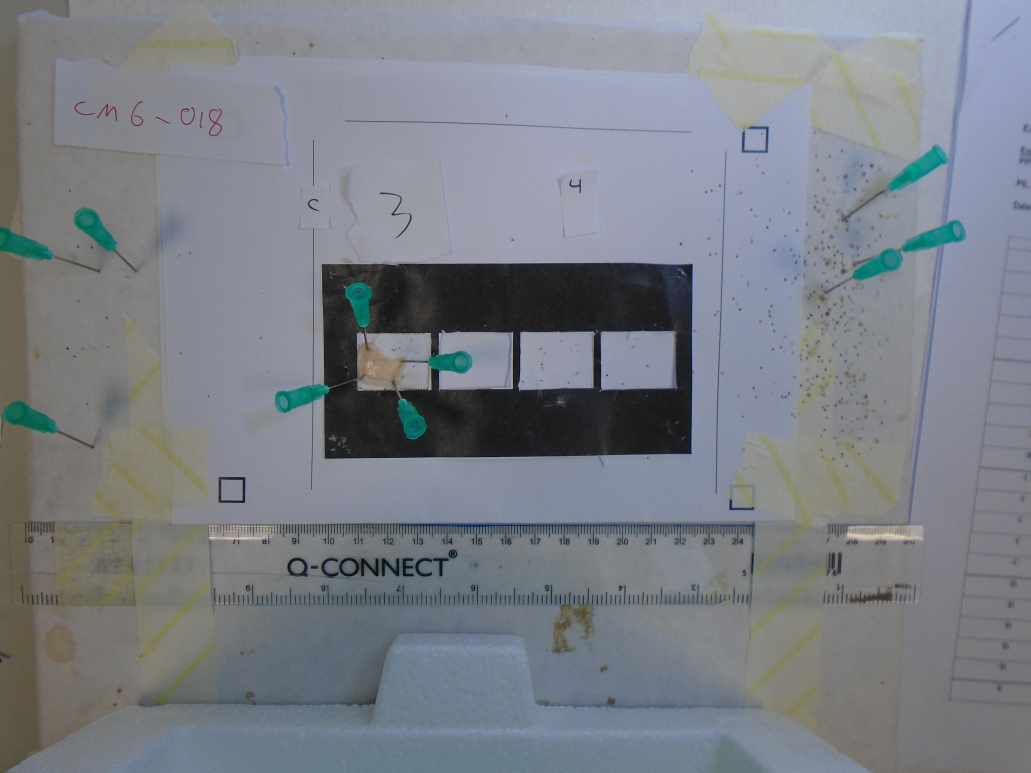
#> input picture data/raw/images/0002.jpg, 5152 x 3864 px (shown at 1/5 size); its folder holds only this picture in this run
$ jupyter execute --allow-errors 01_Preprocessing.ipynb   (shell and % lines are left out)
#> lines starting #> are read from the running program, lines starting #| are printed output that depends on the picture
#> further down, image is the input picture: shape (3864, 5152, 3); mean R, G, B 122.8, 127.5, 134.8
### venomai/preprocess.py
import cv2
import numpy as np

# [10 lines left out: function rescale_image, not called in this run]

def srgb_to_linear(srgb):
    # https://stackoverflow.com/questions/596216/formula-to-determine-perceived-brightness-of-rgb-color/56678483#56678483
    srgb = srgb / 255.0

    upper = ((srgb + 0.055) / 1.055)**2.4
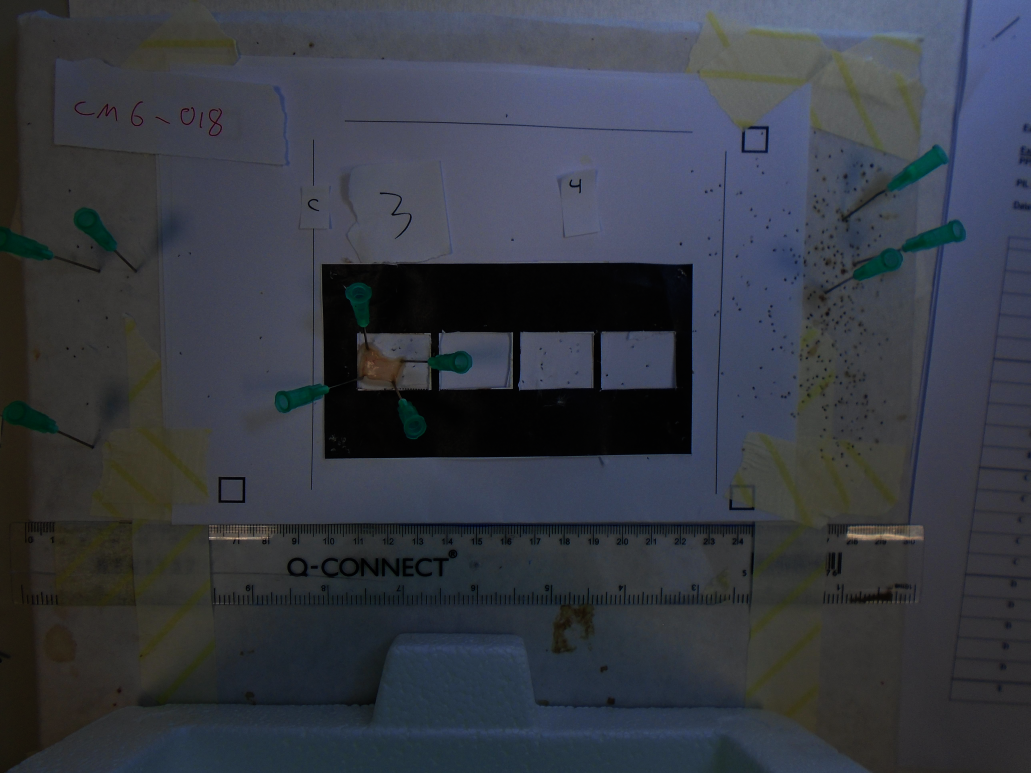
#> upper: shape (3864, 5152, 3) float64 (shown at 1/5 size); mean of channels 0, 1, 2 0.215, 0.231, 0.266; drawn as R, G, B
    lower = srgb / 12.92
    linear = np.where(srgb > 0.04045, upper, lower)

    linear = np.clip(np.round(linear * 255), 0, 255).astype('uint8')
    return linear

# [227 lines left out: functions linear_to_srgb, auto_white_balance, find_black_square, find_all_black_squares, estimate_white_point, estimate_black_point and 5 more, not called in this run]

### 01_Preprocessing.ipynb
# Preprocessing

This notebook outlines the preprocessing steps for the imaging data.

We apply the following preprocessing steps to the raw sRGB images from the camera:

1. Convert image from an sRGB to a linear RGB colorspace.
2. Apply automatic white balancing based on GIMP's auto-white-balance algorithm
3. Convert back from linear RGB to sRGB.
4. Rescale image to have a resolution of 5 pixels per mm.

[cell 1]
import cv2
import glob
import numpy as np
from skimage import io
import matplotlib.pyplot as plt

from venomai import preprocess

target_res = 5 # pixels per mm

## Apply the preprocessing

[cell 2]
image_files = np.sort(glob.glob('data/raw/images/*.jpg'))
num_annotators = len(glob.glob('data/raw/masks/*'))

images = []
masks = []

resolutions = []
scaled_resolutions = []
pixel_resolutions = []

#> (the rest of this cell did not finish here and is left out)
